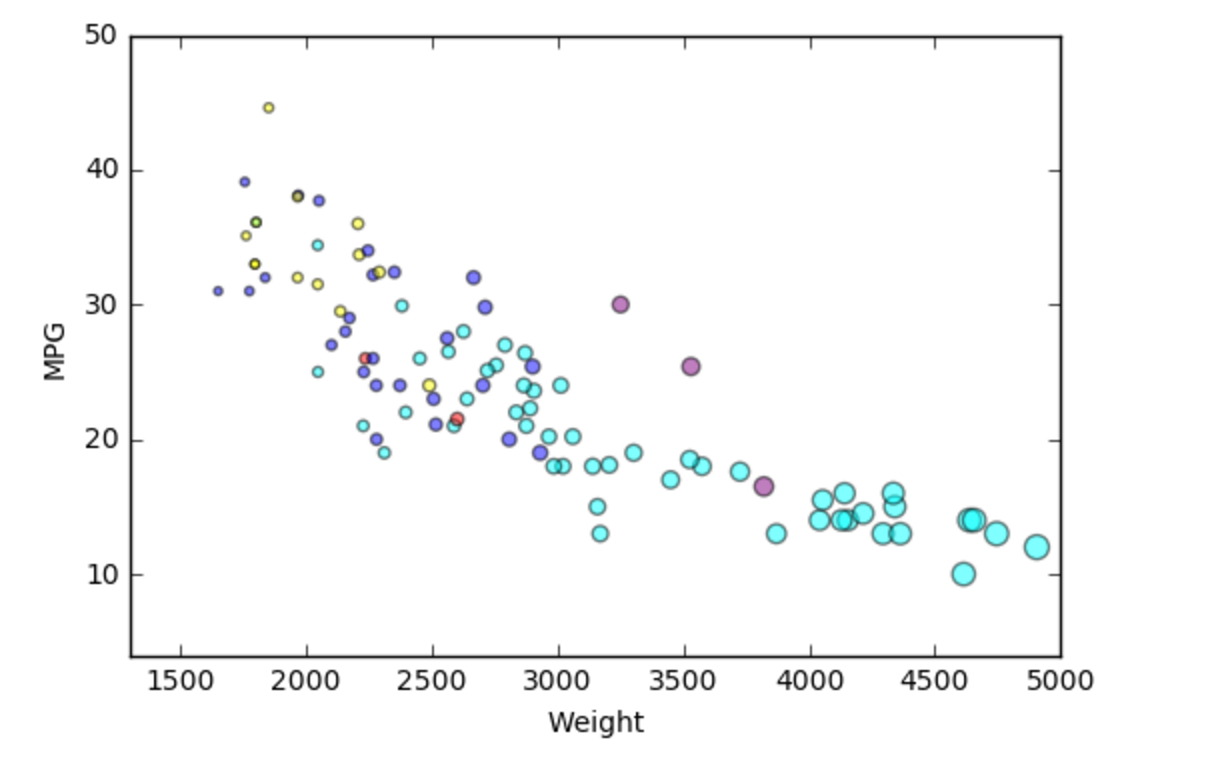

Reproduce this figure in Python.
import matplotlib.pyplot as plt
import csv

f = open('../cars-sample.csv')
cars = list(csv.reader(f))
cars = cars[1:]

def getColumn(data,column):
    Attribution = []
    for row in data:
        if row[column] == 'NA':
            row[column] = 0
        Attribution.append(float(row[column]))
    return Attribution

def getColor(data,column):
    Attribution = []
    Mapping = {'bmw': 'red','toyota': 'blue','honda': 'yellow','mercedes' : 'purple','ford': 'cyan'}
    for row in data:
        if row[column] == 'NA':
            row[column] = 0
        Attribution.append(Mapping.get(row[column])) 
    return Attribution

Weight = getColumn(cars,7)
MPG = getColumn(cars,3)
area = [3.14*(e*0.001)**2 for e in Weight]
color = getColor(cars,2)

plt.scatter(Weight, MPG, s=area, c=color, alpha = 0.5)
plt.axis([1300, 5000, 4, 50])
plt.xlabel('Weight')
plt.ylabel('MPG')
plt.show()
